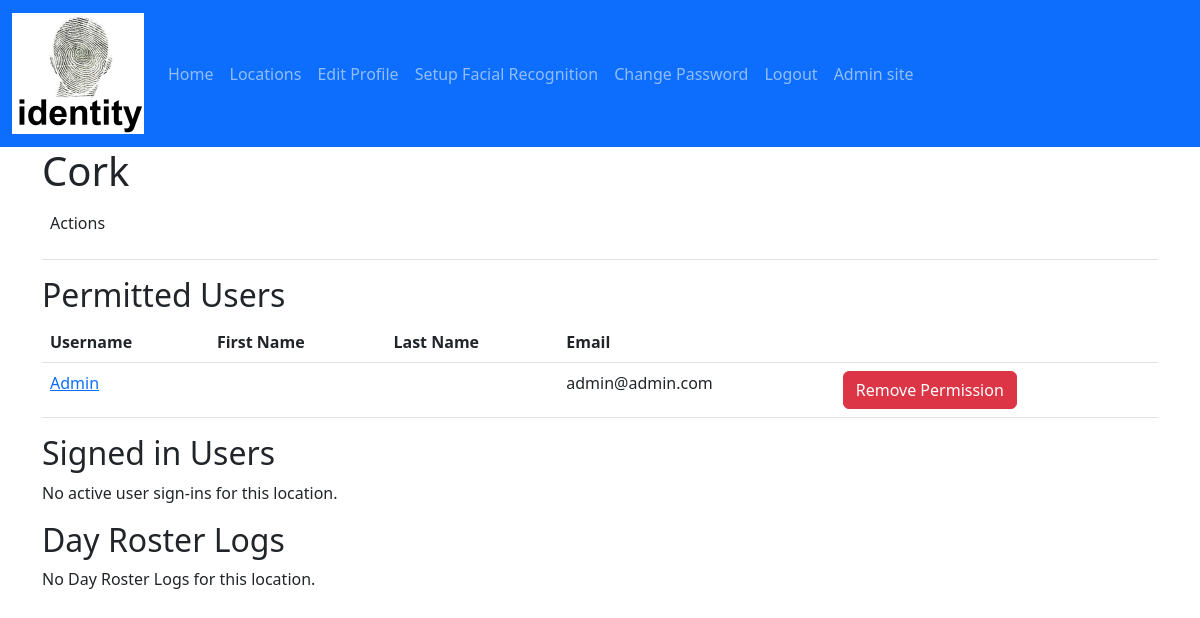
Page /locations/2/ (signed in) on the committed database.
### identity/models.py (models this page shows, shortened)
class Location(models.Model):
    id = models.AutoField(primary_key=True)
    address = models.CharField(max_length=200)
    description = models.CharField(max_length=200)
    email = models.EmailField(max_length=200, unique=True)
    name = models.CharField(max_length=200, unique=True)
    telephone = models.CharField(max_length=20)

class LocationPermission(models.Model):
    location = models.ForeignKey(Location, on_delete=models.CASCADE)
    user_account = models.ForeignKey(
        settings.AUTH_USER_MODEL,
        on_delete=models.CASCADE,
    )

class UserAccount(AbstractUser):
    is_face_recognition_enabled = models.BooleanField(default=False)
    is_twin = models.BooleanField(default=False)
    telephone = models.CharField(max_length=20, blank=True)

### identity/views.py (the view)
# urls.py: path('locations/<int:location_id>/',views.location_details, name='details'),
@login_required
def location_details(request, location_id):
    location = get_object_or_404(Location, pk=location_id)
    location_active_sign_ins: list = Roster.objects.filter(
        location=location, sign_out_date__isnull=True)
    location_day_roster_logs: list = Roster.objects.filter(
        location=location).values_list('sign_in_date__date', flat=True).distinct()
    context = {
        'location': location,
        'location_active_sign_ins': location_active_sign_ins,
        'location_day_roster_logs': location_day_roster_logs,
    }
    return render(request, 'locations/details.html', context)

### identity/templates/locations/details.html (shortened to what this page needs)
{% extends "master.html" %}
{% block content %}
    <h1>{{ location.name }}</h1>
    <table class="table" aria-describedby="my-desc">
        <tr>
            <td>
                <p id="my-desc">Actions</p>
            </td>
            <td>
            </td>
            <td>
            </td>
        </tr>
    </table>
    <h2 id="my-desc">Permitted Users</h2>
    {% if location.locationpermission_set.all %}
        <table class="table" aria-describedby="my-desc">
            <tr>
                <th>Username</th>
                <th>First Name</th>
                <th>Last Name</th>
                <th>Email</th>
                <th>
                </th>
            </tr>
            {% for location_permission in location.locationpermission_set.all %}
                <tr>
                    <td>
                        <a href="{% url 'user-account-details' location_permission.user_account.id %}">{{ location_permission.user_account.username }}</a>
                    </td>
                    <td>{{ location_permission.user_account.first_name }}</td>
                    <td>{{ location_permission.user_account.last_name }}</td>
                    <td>{{ location_permission.user_account.email }}</td>
                    <td>
                        <a class="btn btn-danger"
                           href="{% url 'remove-permission' location_permission.location.id location_permission.user_account.id %}">Remove Permission</a>
                    </td>
                </tr>
            {% endfor %}
        </table>
    {% else %}
        <p>No Permissions are set for this location.</p>
    {% endif %}
    <h2 id="roster-desc">Signed in Users</h2>
    {% if location.roster_set.all %}
        <table class="table" aria-describedby="roster-desc">
            <tr>
                <th>Username</th>
                <th>First Name</th>
                <th>Last Name</th>
                <th>Sign in Date/time</th>
                <th>
                    &nbsp;
                </th>
            </tr>
            {% for roster in location_active_sign_ins %}
                <tr>
                    <td>
                        <a href="{% url 'user-account-details' roster.user_account.id %}">{{ roster.user_account.username }}</a>
                    </td>
                    <td>{{ roster.user_account.first_name }}</td>
                    <td>{{ roster.user_account.last_name }}</td>
                    <td>{{ roster.sign_in_date }}</td>
                    <td>{{ roster.sign_out_date }}</td>
                    <td>
                        <a class="btn btn-primary" href="{% url 'force-sign-out' roster.id %}">Sign out</a>
                    </td>
                </tr>
            {% endfor %}
        </table>
    {% else %}
        <p>
            No active user sign-ins for this location.
        </p>
    {% endif %}
    <h2 id="day-roster-desc" class="sm">
        Day Roster Logs
    </h2>
    {% if location_day_roster_logs %}
        <ul class="list-group list-group-horizontal">
            {% for location_day_roster_log in location_day_roster_logs %}
                <li class="list-group-item">
                    <a href="{% url 'roster-details' location.id location_day_roster_log %}">{{ location_day_roster_log }}</a>
                </li>
            {% endfor %}
        </ul>
    {% else %}
        <p>
            No Day Roster Logs for this location.
        </p>
    {% endif %}
{% endblock content %}

### rows in the picture
Location: name "Cork"
LocationPermission: user_account.username "Admin", user_account.email "admin@admin.com"
